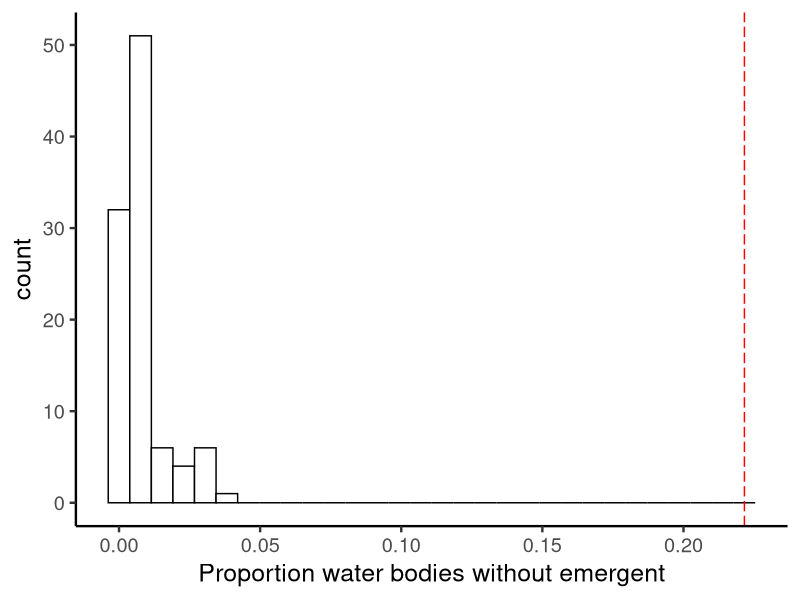
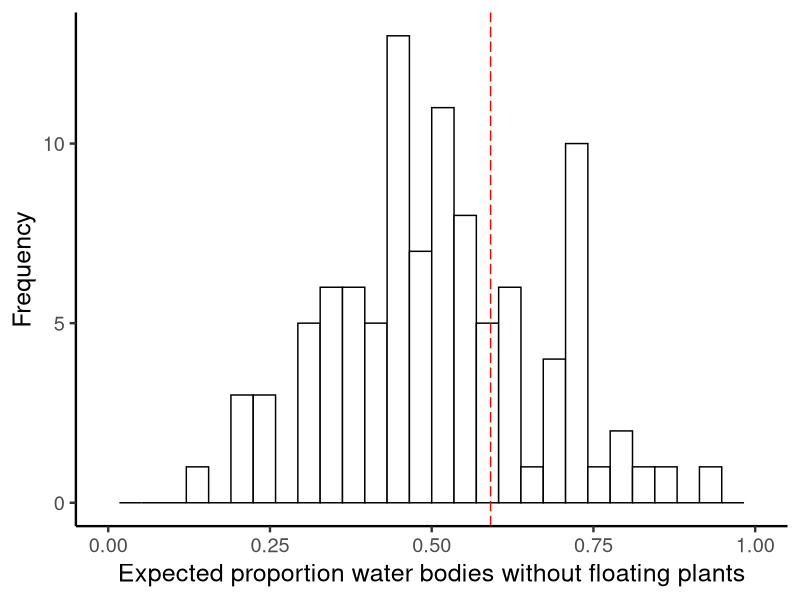
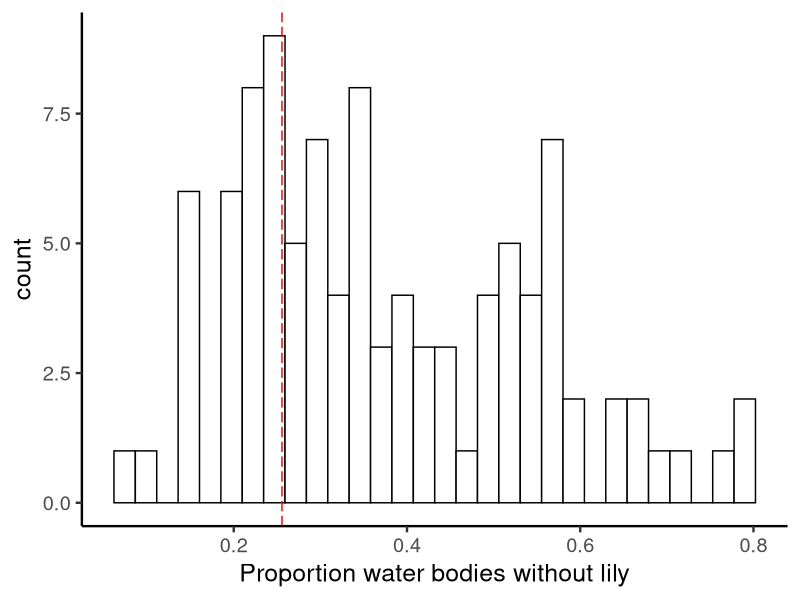
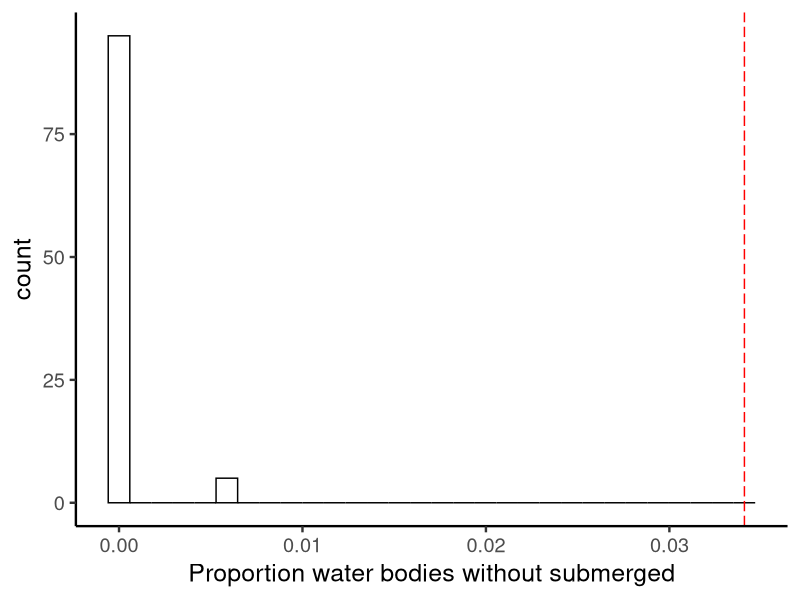
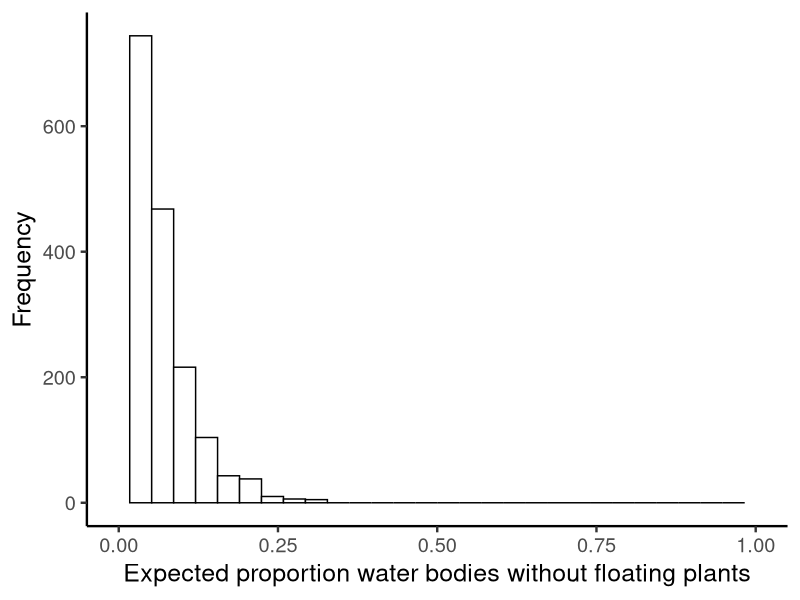
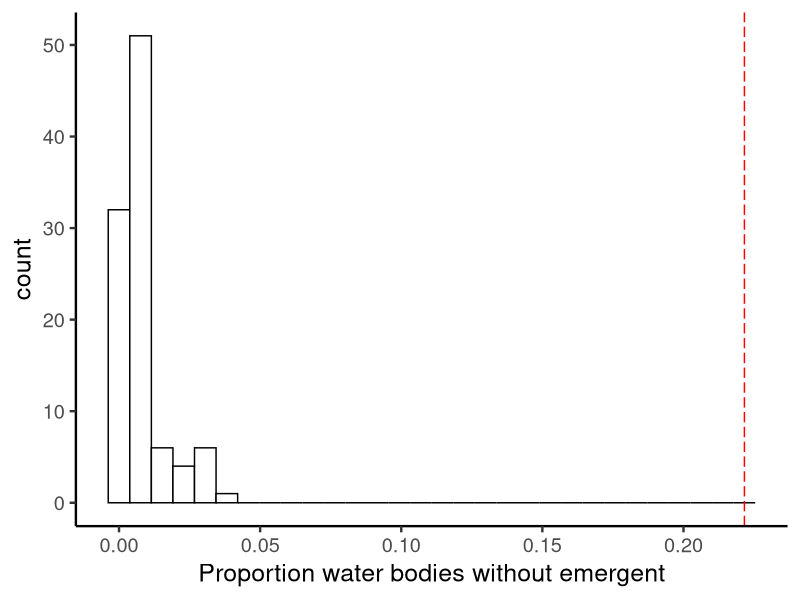
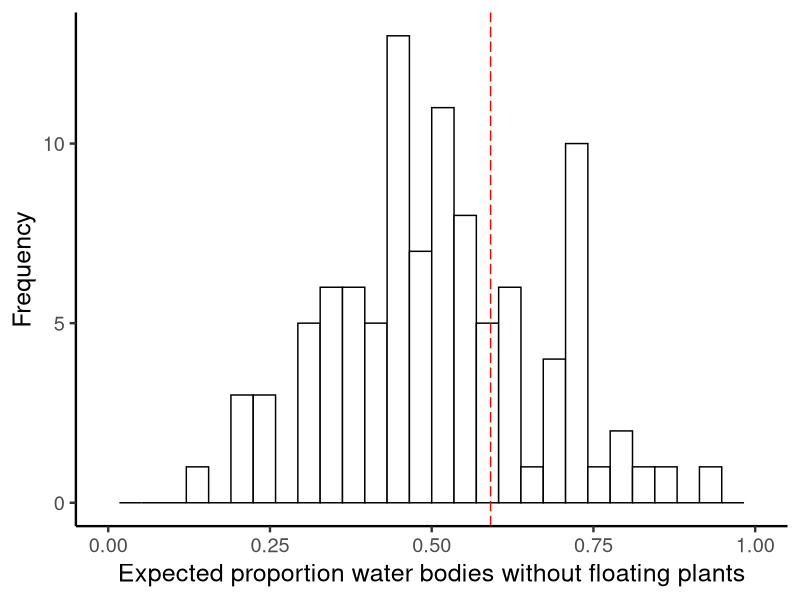
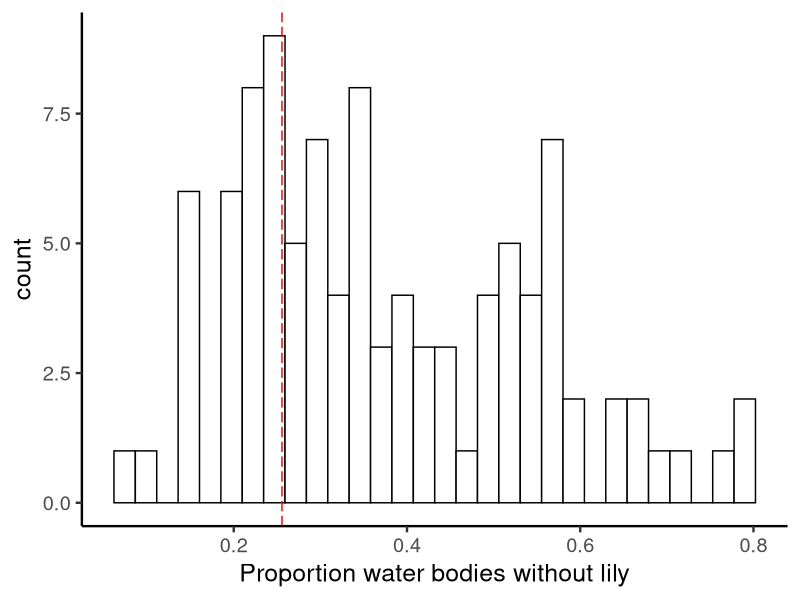

These figures' R source, in order: (Note: this script raises an error after producing the figures.)
#####################################
# Permutation test                  #    
# Aquatic plant functional groups   # 
# CT Agricultural Exp. Station data #
# MJM 9/17/2014                     #
#####################################
# Question: 
# Is the freq. of occurence/absence of a functional group different than expected based on species richness of the functional group in the region? 
# More specificially: 
# Is the freq. of occurence of the floating plant functional group just a function of their low regional richness?

library(ggplot2)

# import and set-up your data frame 
data_permutation <- read.csv("dataSPECIES_freq3_with_func_group_labels.csv")
data_permutation$Label <- NULL # remove variables that you don't need 
data_permutation$FP. <- NULL


# enter your number of lakes & the number of iterations to do 
numb_lakes <- 176
numb_iterations <- 100

# set-up the data frame to hold your results 
permutation_results <- matrix(data=0, nrow=numb_iterations, ncol=4)
permutation_results <- as.data.frame(permutation_results)
colnames(permutation_results) <- c("emergent","floating","lily","submerged")

# repeat this numb_iterations times 
for(k in 1:numb_iterations){
  
  ##############################################
  # for each species, randomly draw freq.      #
  # from distribution of all observed freqs    #
  # (no replacement)                           #
  ##############################################
  species <- as.character(data_permutation$species)
  group <- as.character(data_permutation$group)
  freq_rand <- sample(data_permutation$frequency, size=nrow(data_permutation), replace=F)
  data_by_species <- as.data.frame(cbind(species,group,freq_rand)) # add "species", "group" and "freq_rand" back together in a data frame 
  data_by_species$freq_rand <- as.numeric(data_by_species$freq_rand) # make sure "freq_rand" is actually a number (and not a character)

  ##############################################
  # for each species, randomly assign to lakes #
  # based on the randomly drawn frequency      #
  ##############################################
  # i will index each species (each row of data_by_species)
  # j will index each lake id # that each species is found in (stored in the vector "lakes_occupied") 

  # I need to add all of the columns and make them 0s first 
  data_by_species[,4:(3+numb_lakes)] <- NA  
  data_by_species[,4:(3+numb_lakes)] <- 0 
  
  # give them column names that are just a sequence from 1 to numb_lakes
  colnames(data_by_species)[4:(3+numb_lakes)] <- seq(1,numb_lakes)

  # loop through all species (rows) and sample water body IDs based on freq_rand
  for (i in 1:nrow(data_by_species)){
    lakes_occupied <- sample(seq(1,numb_lakes,1), size=data_by_species$freq_rand[i], replace=F)
    
    # loop through all of the water body IDS (for each species) and assign a 1 to those columns 
    # use the water body ID to index the data frame 
    for (j in 1:length(lakes_occupied)){
      col_number <- lakes_occupied[j]
      data_by_species[i,(col_number+3)] <- 1      
    }  
  } 
  # for each water body, determine the species present   
  # try converting this data frame into a matrix then inverting it 

  data_by_lake <- data_by_species
  # save the column of species names  
  list_of_species <- data_by_lake$species 
  # remove things that you don't need 
  data_by_lake$species <- NULL
  data_by_lake$group <- NULL
  data_by_lake$freq_rand <- NULL
  
  # transpose the matrix 
  data_by_lake <- t(data_by_lake)
  
  # convert it back to a data frame 
  data_by_lake <- as.data.frame(data_by_lake)

  # add back the column names 
  colnames(data_by_lake) <- list_of_species
  
  # for each water body, determine the functional groups present 
  data_by_lake$emergent_richness <- rowSums(data_by_lake[,1:40])
  data_by_lake$floating_richness <- rowSums(data_by_lake[,41:46])
  data_by_lake$lily_richness <- rowSums(data_by_lake[,47:54])
  data_by_lake$submerged_richness <- rowSums(data_by_lake[,55:123])
  
  # add water body "names"
  data_by_lake <- cbind(seq(1,nrow(data_by_lake),1),data_by_lake)
  colnames(data_by_lake)[1] <- "lake"

  # for each functional group, calculate the % water bodies without the functional group 
  # the % of water bodies w/o each functional group 
  permutation_results$emergent[k] <- (sum(data_by_lake$emergent_richness==0) / nrow(data_by_lake))
  permutation_results$floating[k] <- (sum(data_by_lake$floating_richness==0) / nrow(data_by_lake))
  permutation_results$lily[k] <- (sum(data_by_lake$lily_richness==0) / nrow(data_by_lake))
  permutation_results$submerged[k] <- (sum(data_by_lake$submerged_richness==0) / nrow(data_by_lake))

}

# plot the random distribution and the observed % water bodies without each functional group 
hist_without_emergent <- ggplot(permutation_results, aes(x=emergent)) + geom_histogram(colour="black",fill="white") + theme_classic(base_size=18)
hist_without_emergent <- hist_without_emergent + xlab("Proportion water bodies without emergent")
hist_without_emergent <- hist_without_emergent + geom_vline(xintercept=0.22159, colour="red",linetype="longdash")
hist_without_emergent
ggsave("permutation_hist_without_emergent.jpg",hist_without_emergent,height=8,width=8)


hist_without_floating <- ggplot(permutation_results, aes(x=floating)) + geom_histogram(colour="black",fill="white") + theme_classic(base_size=18)
hist_without_floating <- hist_without_floating + xlab("Expected proportion water bodies without floating plants")
hist_without_floating <- hist_without_floating + ylab("Frequency")
hist_without_floating <- hist_without_floating + geom_vline(xintercept=0.5910, colour="red",linetype="longdash")
hist_without_floating <- hist_without_floating + xlim(0,1)
hist_without_floating
ggsave("permutation_hist_without_floating.jpg",hist_without_floating,height=8,width=8)

hist_without_lily <- ggplot(permutation_results, aes(x=lily)) + geom_histogram(colour="black",fill="white") + theme_classic(base_size=18)
hist_without_lily <- hist_without_lily + xlab("Proportion water bodies without lily")
hist_without_lily <- hist_without_lily + geom_vline(xintercept=0.25568, colour="red",linetype="longdash")
hist_without_lily
ggsave("permutation_hist_without_lily.jpg",hist_without_lily,height=8,width=8)

hist_without_submerged <- ggplot(permutation_results, aes(x=submerged)) + geom_histogram(colour="black",fill="white") + theme_classic(base_size=18)
hist_without_submerged <- hist_without_submerged + xlab("Proportion water bodies without submerged")
hist_without_submerged <- hist_without_submerged + geom_vline(xintercept=0.03409, colour="red",linetype="longdash")
hist_without_submerged
ggsave("permutation_hist_without_submerged.jpg",hist_without_submerged,height=8,width=8)



############################### 
# Permutation                 #
# Input: # of spp. in group   #
# Output: prop. absences      #
###############################
# you're going to sample # occurences from this distribution
data_permutation$frequency

# enter your number of lakes & the number of iterations to do 
numb_lakes <- 176
numb_iterations <- 2000 
numb_species <- 24

# set-up the data frame to hold your results 
permutation_results_2 <- matrix(data=0, nrow=numb_iterations, ncol=1)
permutation_results_2 <- as.data.frame(permutation_results_2)
colnames(permutation_results_2) <- "prop_absence"

# repeat this numb_iterations times 
for(k in 1:numb_iterations){
  
  ##############################################
  # for each species, randomly draw freq.      #
  # from distribution of all observed freqs    #
  # (no replacement)                           #
  ##############################################
  species <- seq(1,numb_species,1)
  
  freq_rand <- sample(data_permutation$frequency, size=numb_species, replace=F)  
  
  data_by_species <- as.data.frame(cbind(species,freq_rand)) # add "species", "group" and "freq_rand" back together in a data frame 
  
  data_by_species$freq_rand <- as.numeric(data_by_species$freq_rand) # make sure "freq_rand" is actually a number (and not a character)
  
  ##############################################
  # for each species, randomly assign to lakes #
  # based on the randomly drawn frequency      #
  ##############################################
  # i will index each species (each row of data_by_species)
  # j will index each lake id # that each species is found in (stored in the vector "lakes_occupied") 
  
  # I need to add all of the columns and make them 0s first 
  data_by_species[,3:(2+numb_lakes)] <- NA  
  data_by_species[,3:(2+numb_lakes)] <- 0 
  
  # give them column names that are just a sequence from 1 to numb_lakes
  colnames(data_by_species)[3:(2+numb_lakes)] <- seq(1,numb_lakes)
  
  # loop through all species (rows) and sample water body IDs based on freq_rand
  for (i in 1:nrow(data_by_species)){
    
    # for each species, determine the vector of the number ids of lakes that are occupied
    lakes_occupied <- sample(seq(1,numb_lakes,1), size=data_by_species$freq_rand[i], replace=FALSE)
    
    # loop through all of the water body IDS (for each species) and assign a 1 to those columns 
    # use the water body ID to index the data frame 
    for (j in 1:length(lakes_occupied)){
      col_number <- lakes_occupied[j]
      data_by_species[i,(col_number+2)] <- 1      
    }  
  } 
  # for each water body, determine the species present   
  # try converting this data frame into a matrix then inverting it 
  
  data_by_lake <- data_by_species
  # save the column of species names  
  list_of_species <- data_by_lake$species 
  # remove things that you don't need 
  data_by_lake$species <- NULL
  data_by_lake$freq_rand <- NULL
  
  # transpose the matrix 
  data_by_lake <- t(data_by_lake)
  
  # convert it back to a data frame 
  data_by_lake <- as.data.frame(data_by_lake)
  
  # add back the column names 
  colnames(data_by_lake) <- list_of_species
  
  # for each water body, determine the functional groups present 
  data_by_lake$species_richness <- rowSums(data_by_lake)
    
  # add water body "names"
  data_by_lake <- cbind(seq(1,nrow(data_by_lake),1),data_by_lake)
  colnames(data_by_lake)[1] <- "lake"
  
  # for this functional group, calculate the % water bodies without the functional group 
  # the % of water bodies w/o each functional group 
  permutation_results_2$prop_absence[k] <- (sum(data_by_lake$species_richness==0) / nrow(data_by_lake))
  
}

assign(paste("permutation_results_",numb_species,"_species",sep=""),permutation_results_2)

hist_without <- ggplot(permutation_results_2, aes(x=prop_absence)) + geom_histogram(colour="black",fill="white") + theme_classic(base_size=18)
hist_without <- hist_without + xlab("Expected proportion water bodies without floating plants")
hist_without <- hist_without + ylab("Frequency")
hist_without <- hist_without + xlim(0,1)
hist_without
ggsave(paste("permutation_hist_without ",numb_species,"_species.jpg",sep=""),hist_without,height=8,width=8)


hist_without_1 <- ggplot(permutation_results_1_species, aes(x=prop_absence)) + geom_histogram(colour="black",fill="grey") + theme_classic(base_size=18)
hist_without_1 <- hist_without_1 + ylab("Frequency")
hist_without_1 <- hist_without_1 + xlab(" ")
hist_without_1 <- hist_without_1 + xlim(0,1)
hist_without_1 <- hist_without_1 + ggtitle("species pool = 1")
hist_without_1 <- hist_without_1 + geom_vline(xintercept=mean(permutation_results_1_species$prop_absence), colour="black",linetype="longdash",size=1)
hist_without_1 <- hist_without_1 + annotate("text",label="a)",x=0.015,y=990,size=6)
hist_without_1

hist_without_6 <- ggplot(permutation_results_6_species, aes(x=prop_absence)) + geom_histogram(colour="black",fill="grey") + theme_classic(base_size=18)
hist_without_6 <- hist_without_6 + xlab(" ")
hist_without_6 <- hist_without_6 + xlim(0,1)
hist_without_6 <- hist_without_6 + ylab(NULL)
hist_without_6 <- hist_without_6 + ggtitle("species pool = 6")
hist_without_6 <- hist_without_6 + geom_vline(xintercept=0.5910, colour="red",linetype="longdash",size=1)
hist_without_6 <- hist_without_6 + geom_vline(xintercept=mean(permutation_results_6_species$prop_absence)+0.005, colour="black",linetype="longdash",size=1)
hist_without_6 <- hist_without_6 + annotate("text",label="b)",x=0.015,y=150,size=6)
hist_without_6

hist_without_12 <- ggplot(permutation_results_12_species, aes(x=prop_absence)) + geom_histogram(colour="black",fill="grey") + theme_classic(base_size=18)
hist_without_12 <- hist_without_12 + xlim(0,1)
hist_without_12 <- hist_without_12 + xlab(" ")
hist_without_12 <- hist_without_12 + ylab(NULL)
hist_without_12 <- hist_without_12 + ggtitle("species pool = 12")
hist_without_12 <- hist_without_12 + geom_vline(xintercept=mean(permutation_results_12_species$prop_absence), colour="black",linetype="longdash",size=1)
hist_without_12 <- hist_without_12 + annotate("text",label="c)",x=0.015,y=225,size=6)
hist_without_12

hist_without_24 <- ggplot(permutation_results_24_species, aes(x=prop_absence)) + geom_histogram(colour="black",fill="grey") + theme_classic(base_size=18)
hist_without_24 <- hist_without_24 + xlim(0,1)
hist_without_24 <- hist_without_24 + xlab(" ")
hist_without_24 <- hist_without_24 + ylab(NULL)
hist_without_24 <- hist_without_24 + ggtitle("species pool = 24")
hist_without_24 <- hist_without_24 + geom_vline(xintercept=mean(permutation_results_24_species$prop_absence), colour="black",linetype="longdash",size=1)
hist_without_24 <- hist_without_24 + annotate("text",label="d)",x=0.01,y=810,size=6)
hist_without_24

library(gridExtra)
hist_without_combined <- arrangeGrob(hist_without_1,hist_without_6,hist_without_12,hist_without_24,ncol=4)
hist_without_combined
ggsave(paste("permutation_hist_without - diff_numb_species.jpg",sep=""),hist_without_combined,height=4,width=16)

